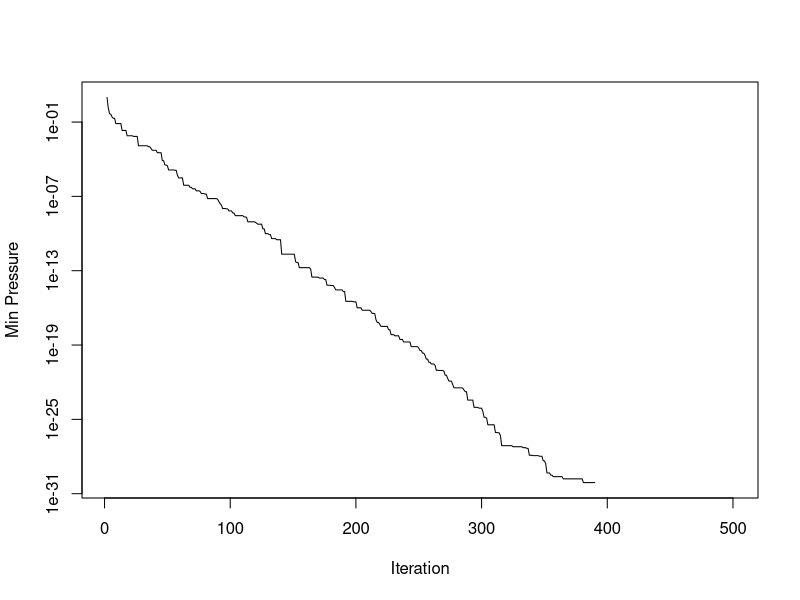

The R script that drew this image:
#-------------------------------------------------
# Sample R Code for the Wind Driven Optimization.
# Optimization of the Sphere Function in the range of [-5, 5].
# by Dr. Zikri Bayraktar - thewdoalgorithm@gmail.com
#
# DISCLAIMER: This code is provided for educational purposes
# only. Use it at your own risk!
#-------------------------------------------------
#
# Please refer to the following journal article in your publications:
# Z. Bayraktar, M. Komurcu, J. A. Bossard and D. H. Werner, "The Wind 
# Driven Optimization Technique and its Application in Electromagnetics," 
# IEEE Transactions on Antennas and Propagation, Volume 61, Issue 5, 
# pages 2745 - 2757, May 2013.
#-------------------------------------------------
#
rm(list=ls(all=TRUE))             #clear environment from memory
cat("\014")                       #clear console
starttime <- Sys.time()           #record start time
(WD <- getwd())                   #findout the current directory
if (!is.null(WD)) setwd(WD)       #set to working directory
if(file.exists("WDOout.txt")) file.remove("WDOout.txt") #remove old files
if(file.exists("WDOprs.txt")) file.remove("WDOprs.txt")
if(file.exists("WDOpos.txt")) file.remove("WDOpos.txt")
#---------------------------------
file.create("WDOout.txt")      #create new files
file.create("WDOprs.txt")
file.create("WDOpos.txt")
#---------------------------------
# User defined WDO parameters
set.seed(007)                     # set the seed for random # generator
param.popsize <- 9
param.npar <- 4
param.maxit <- 500
param.RT <- 3
param.g <- 0.2
param.alp <- 0.4
param.c <- 0.4
param.maxV <- 0.3
param.dimMin <- -5
param.dimMax <- 5
pres <- vector()      # to record the pressure per member
minpres <- vector()   # to record the min pressure per iteration
minpos <- matrix(data=NA,nrow=param.maxit,ncol=param.npar)    # to record the position with min pressure per iteration
velot <- vector()
globpos <- vector()
velnew <- vector()
keeppres <- vector()
keepindx <- vector()
#---------------------------------
# Initialize WDO population, position and velocity:
# Randomize population in the range of [-1, 1]:
pos <- matrix( (2 * (runif(param.popsize * param.npar) -0.5)), ncol=param.npar) 
# Randomize the velocity in the range of [-maxV maxV]
vel <- matrix( (param.maxV * 2 * (runif(param.popsize * param.npar) -0.5)), ncol=param.npar) 

# Evaluate initial population: (Sphere Function)
for ( i in 1:param.popsize)
{
  x <- (param.dimMax - param.dimMin) * ((pos[i,1:param.npar]+1)/2) + param.dimMin;
  pres[i] <- sum(x*x)
  #print(pres[i])
}

# Sort and find the minimum and its index for the initial evaluation:
sorted <- sort(pres, index.return=TRUE)
newpos <- pos[sorted$ix, 1:param.npar] 
minpres[1] <- min(sorted$x)
globpres <- minpres[1]
minpos[1,1:param.npar] <- newpos[1,1:param.npar]
pos <- newpos
globpos <- minpos[1,1:param.npar]

# Generate an index from 1 to param.popsize. This will be used to select other vel dim.
xs <- 1:param.npar

# Start the iterations:
iter <- 1
for ( ij in (2:param.maxit) )
{

  #update the velocity of each member:
  for ( jj in (1:param.popsize) ) 
  {
  # randomize dimensions for velocity update:
    ys <- sample(xs)
    velot <- vel[jj,ys]    
    vel[jj,(1:param.npar)] <- ((1-param.alp) * vel[jj,(1:param.npar)]) - ((param.g*pos[jj,(1:param.npar)])) + abs(1-(1/jj))*((globpos-pos[jj,(1:param.npar)])*param.RT) + param.c*(velot/jj)
  }
  
  # Check and limit velocity:
  vel[(1:param.popsize), (1:param.npar)] <- pmax(vel[(1:param.popsize), (1:param.npar)], -param.maxV)
  vel[(1:param.popsize), (1:param.npar)] <- pmin(vel[(1:param.popsize), (1:param.npar)], param.maxV)

  # update air parcel position then limit:
  pos <- pos + vel
  pos[(1:param.popsize), (1:param.npar)] <- pmax(pos[(1:param.popsize), (1:param.npar)], -1)
  pos[(1:param.popsize), (1:param.npar)] <- pmin(pos[(1:param.popsize), (1:param.npar)], 1)

  # Evaluate population: (Sphere Function)
  for ( i in (1:param.popsize))
  {
    x <- (param.dimMax - param.dimMin) * ((pos[i,1:param.npar]+1)/2) + param.dimMin;
    pres[i] <- sum(x*x)
  }
  
  
  # Sort and find the minimum and its index for this iterations:
  sorted <- sort(pres, index.return=TRUE)
  newpos <- pos[sorted$ix, (1:param.npar)] 
  newvel <- vel[sorted$ix, (1:param.npar)] 
  minpres[ij] <- min(sorted$x)

  minpos[ij,(1:param.npar)] <- newpos[1,(1:param.npar)]
  
  pos <- newpos
  vel <- newvel
  
  if (minpres[ij] < globpres)
  {  globpres <- minpres[ij]
     globpos <- minpos[ij,1:param.npar]
     print(c(ij, globpres))
  }
  keeppres[ij] <- globpres
  keepindx[ij] <- ij
  
} #(ij) - end-of-iterations

  plot(keepindx, keeppres, type="l", xlab="Iteration",ylab="Min Pressure", log="y")

#---------------------------------
endtime <- Sys.time()
runtime <- endtime - starttime
save(list=ls(all=TRUE),file="SaveSession")
#to recover your session:
#load("SaveSession")
# end-of-file